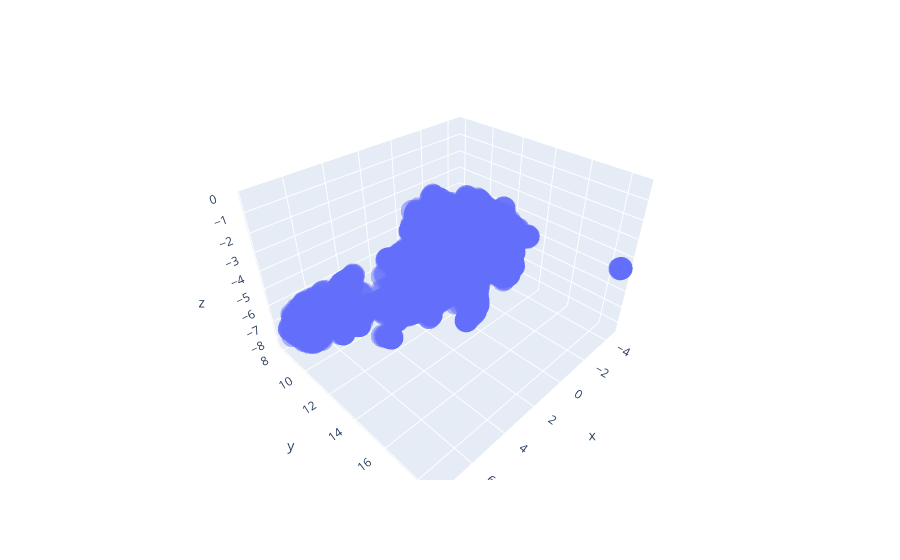

Notebook source saved alongside this figure:
### Code cell
fig = px.scatter_3d(x=umap_embeddings[:,0], y=umap_embeddings[:,1], z=umap_embeddings[:,2], opacity=0.5, custom_data=[movie_titles])

### Figure 1 — Plotly figure (JSON) as saved in the notebook; plotly's stock layout.template omitted (floating-point values rounded to 4 significant figures; data arrays with more than 128 entries replaced by an {"elided": "..."} marker saying what was removed)
{"data": [{"customdata": {"elided": "9687x1 str values"}, "hovertemplate": "Title: %{customdata[0]}", "legendgroup": "", "marker": {"color": "#636efa", "opacity": 0.5, "symbol": "circle"}, "mode": "markers", "name": "", "scene": "scene", "showlegend": false, "type": "scatter3d", "x": {"elided": "9687 float values"}, "y": {"elided": "9687 float values"}, "z": {"elided": "9687 float values"}}], "layout": {"legend": {"tracegroupgap": 0}, "margin": {"t": 60}, "scene": {"domain": {"x": [0, 1], "y": [0, 1]}, "xaxis": {"title": {"text": "x"}}, "yaxis": {"title": {"text": "y"}}, "zaxis": {"title": {"text": "z"}}}}}
